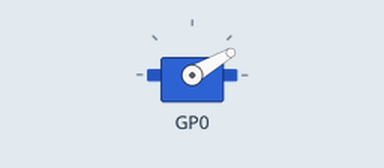
Recording of a program running on a simulated Raspberry Pi Pico running MicroPython. Parts: servo.

Above: at 0.05 s.
At 0.4 s:
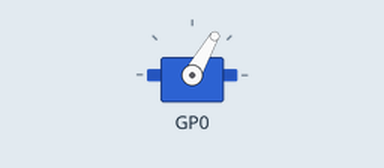
Timing chart, 0 to 3.0 s (numbered marks = the images above):
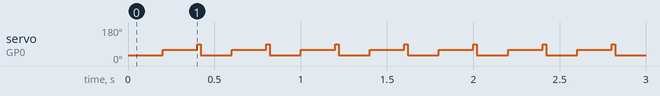

Measured:
- by itself, servo on GP0: repeats every 0.40 s: 90° 0.02 s, 30° 0.18 s, 60° 0.20 s

The program:

workshop7.py
```python
import time
from servo import Servo
my_servo = Servo(pin_id=0)#pin id 0
while True:
    my_servo.write(30)#angle
    time.sleep(0.2)
    my_servo.write(60)
    time.sleep(0.2)
    my_servo.write(90)
```
